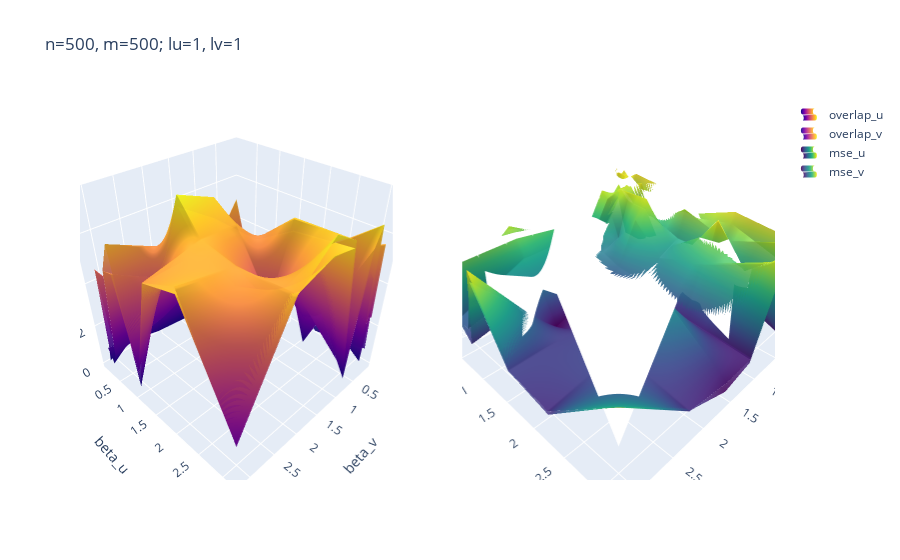

The code cell stored with this chart in its notebook:
### Code cell
# OVERLAP AND MSE RUN 1 _ U et V séparés!

from plotly.subplots import make_subplots

array_u_overlap, array_v_overlap=overlap_at_final_iteration.mean(axis=1).T

array_u_overlap=array_u_overlap.reshape(len(list_value_1),len(list_value_2))
array_v_overlap=array_v_overlap.reshape(len(list_value_1),len(list_value_2))
#array_v_overlap=array_v_overlap+0.1

array_u_mse, array_v_mse=mse_at_final_iteration.mean(axis=1).T

array_u_mse=array_u_mse.reshape(len(list_value_1),len(list_value_2))
array_v_mse=array_v_mse.reshape(len(list_value_1),len(list_value_2))
#array_v_mse=array_v_mse+0.1

fig = make_subplots(rows=1, cols=2, specs=[[{'type': 'surface'}, {'type': 'surface'}]])
fig.add_trace(go.Surface(z=array_u_overlap, x=list_value_2, y=list_value_1,
                         name="overlap_u", showscale=False),
             row=1, col=1)
fig.add_trace(go.Surface(z=array_v_overlap, x=list_value_2, y=list_value_1,
                         name="overlap_v", showscale=False, opacity=0.9),
             row=1, col=1)

fig.add_trace(go.Surface(z=array_u_mse, x=list_value_2, y=list_value_1,
                         name="mse_u", showscale=False, colorscale ='viridis'),
             row=1, col=2)
fig.add_trace(go.Surface(z=array_v_mse, x=list_value_2, y=list_value_1,
                         name="mse_v", showscale=False, colorscale ='viridis', opacity=0.9),
             row=1, col=2)

fig.update_layout(
    title=f"n={name_n_1}, m={name_m_1}; lu={lambda_u_val_1}, lv={lambda_v_val_1}",
)
fig.update_layout(scene = dict(
                    xaxis_title=name_value_2,
                    yaxis_title=name_value_1,
                    zaxis_title="overlap"),
                  scene2 = dict(
                    xaxis_title=name_value_2,
                    yaxis_title=name_value_1,
                    zaxis_title="mse"),
               autosize=False, width=1000, height=500)
fig.update_traces(showlegend=True)

fig.show()
path=f"{FILE_PATH}n={name_n_1}_m={name_m_1}_lu={lambda_u_val_1}_lv={lambda_v_val_1}_uv.html"
fig.write_html(path)
